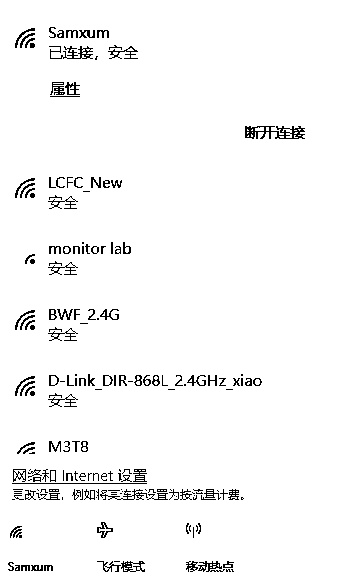
#> input picture 文字定位/out.jpg, 360 x 582 px; the run also reads 1 picture not shown here
$ python '画框.py'
#> lines starting #> are read from the running program, lines starting #| are printed output that depends on the picture; after the words box and inside, x2 and y2 are one past the last pixel; in counts of white or black regions, pixels touching at a corner belong together
#opencv模板匹配----单目标匹配
import cv2
#读取目标图片
target = cv2.imread("out.jpg")
#> target is the input picture: shape (582, 360, 3); min 0, max 255, mean 246.7
#读取模板图片
template = cv2.imread("mod.jpg")
#获得模板图片的高宽尺寸
theight, twidth = template.shape[:2]
#> theight = 19; twidth = 35
#执行模板匹配，采用的匹配方式cv2.TM_SQDIFF_NORMED
result = cv2.matchTemplate(target,template,cv2.TM_SQDIFF_NORMED)
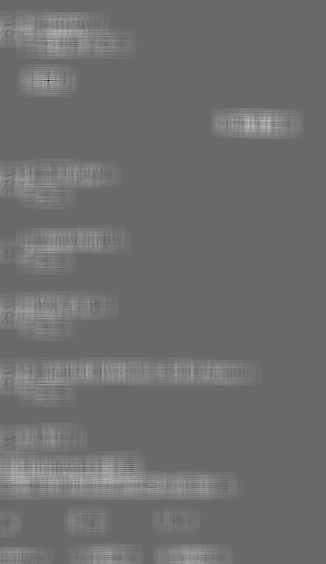
#> result: shape (564, 326) float32; min 5.68e-05, max 0.762, mean 0.436
#归一化处理
cv2.normalize( result, result, 0, 1, cv2.NORM_MINMAX, -1 )
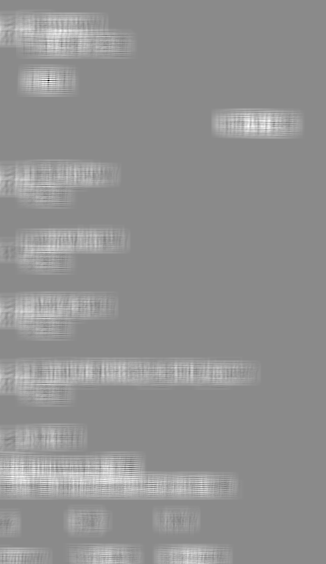
#> result: shape (564, 326) float32; min -1.25e-12, max 1, mean 0.572; drawn with min black and max white
#寻找矩阵（一维数组当做向量，用Mat定义）中的最大值和最小值的匹配结果及其位置
min_val, max_val, min_loc, max_loc = cv2.minMaxLoc(result)
#> min_val = -1.25e-12; max_val = 1; min_loc = (48, 80); max_loc = (248, 126)
#匹配值转换为字符串
#对于cv2.TM_SQDIFF及cv2.TM_SQDIFF_NORMED方法min_val越趋近与0匹配度越好，匹配位置取min_loc
#对于其他方法max_val越趋近于1匹配度越好，匹配位置取max_loc
strmin_val = str(min_val)
#> strmin_val = '-1.2451060148188642e-12'
#绘制矩形边框，将匹配区域标注出来
#min_loc：矩形定点
#(min_loc[0]+twidth,min_loc[1]+theight)：矩形的宽高
#(0,0,225)：矩形的边框颜色；2：矩形边框宽度
cv2.rectangle(target,min_loc,(min_loc[0]+twidth,min_loc[1]+theight),(0,0,225),2)
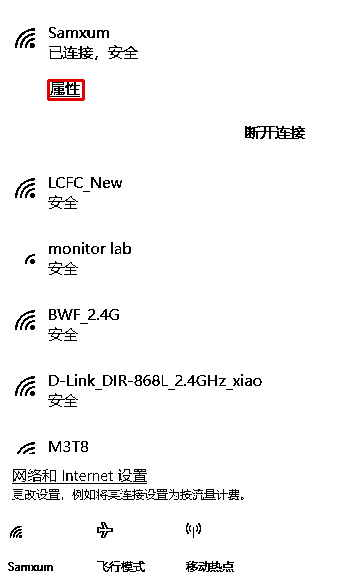
#> target: shape (582, 360, 3); 0.15% of pixels changed, all inside (x1, y1, x2, y2) = (47, 79, 85, 101)
#显示结果,并将匹配值显示在标题栏上
cv2.imshow("MatchingValue="+strmin_val,target)
cv2.waitKey()
cv2.destroyAllWindows()
